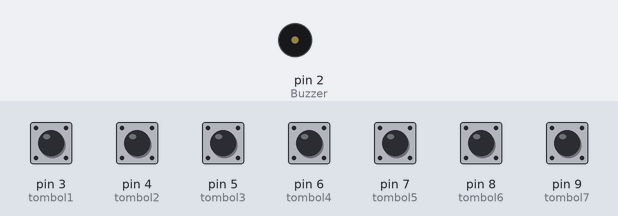
Bench run of a sketch on a simulated Arduino Uno, built with avr-gcc and run on an emulated ATmega328P. On the bench: buzzer (waves = sounding). The test bench sets the inputs (shaded band); at power-on: pin 3 (tombol1), pin 4 (tombol2), pin 5 (tombol3), pin 6 (tombol4), pin 7 (tombol5), pin 8 (tombol6), pin 9 (tombol7) HIGH.

Above: at 1.2 s.
1.3 s: pin 3 (tombol1) pulled LOW for 0.15 s
At 1.8 s:
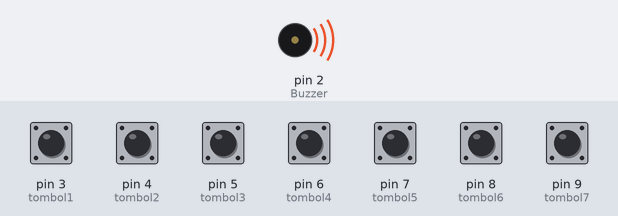
Timing chart, 0 to 4.3 s (numbered marks = the images above; inputs shaded):
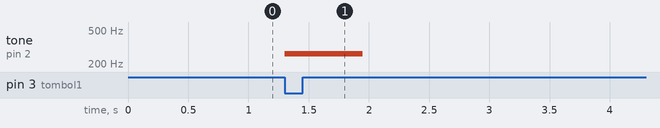

The sketch:

_07_buzzerpasif_piano.ino
```cpp
const int aktif = 0;
const int Buzzer = 2;
const int tombol1 = 3;
const int tombol2 = 4;
const int tombol3 = 5;
const int tombol4 = 6;
const int tombol5 = 7;
const int tombol6 = 8;
const int tombol7 = 9;

void setup() {
  pinMode(Buzzer, OUTPUT);
  pinMode(tombol1, INPUT_PULLUP);
  pinMode(tombol2, INPUT_PULLUP);
  pinMode(tombol3, INPUT_PULLUP);
  pinMode(tombol4, INPUT_PULLUP);
  pinMode(tombol5, INPUT_PULLUP);
  pinMode(tombol6, INPUT_PULLUP);
  pinMode(tombol7, INPUT_PULLUP);
}

void loop() {
  while (digitalRead(tombol1) == aktif) {
    tone(Buzzer,264,500);
  }
  while (digitalRead(tombol2) == aktif) {
    tone(Buzzer,297,500);
  }
  while (digitalRead(tombol3) == aktif) {
    tone(Buzzer,330,500);
  }
  while (digitalRead(tombol4) == aktif) {
    tone(Buzzer,352,500);
  }
  while (digitalRead(tombol5) == aktif) {
    tone(Buzzer,396,500);
  }
  while (digitalRead(tombol6) == aktif) {
    tone(Buzzer,440,500);
  }
  while (digitalRead(tombol7) == aktif) {
    tone(Buzzer,495,500);
  }
}

// Frekuensi nada do, re, mi, fa, sol, la, si, dan do' adalah:
// Do = 264 Hz
// Re = 297 Hz
// Mi = 330 Hz
// Fa = 352 Hz
// Sol = 396 Hz
// La = 440 Hz
// Si = 495 Hz
// Do' = 528 Hz
```

Measured:
- after the input at 1.3 s, tone on pin 2 (Buzzer): silent → 264 Hz at once, → silent 0.65 s later
